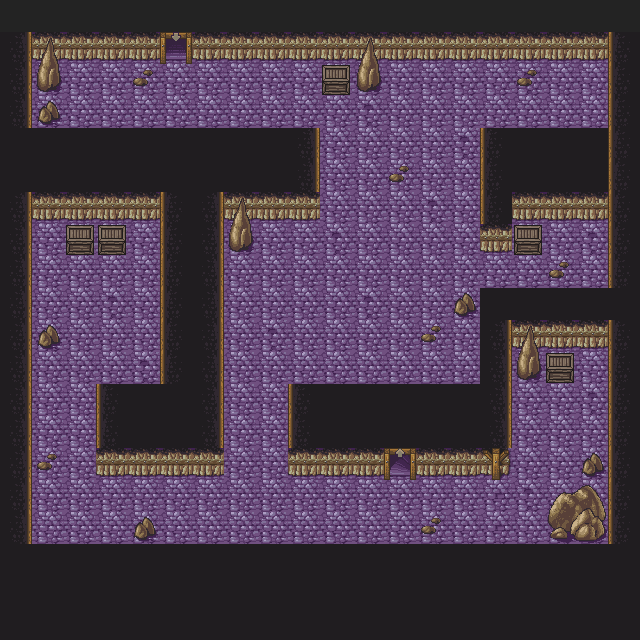

This is a level from a 2D game, rendered from its Tiled map with the project's own tilesets. A one-line summary and the complete map file follow:
An orthogonal 20x20 tile map with 32x32 px tiles, 3 tile layers (Ground, Walk Into Layer, WalkBehind), 2 tilesets.

<map version="1.0" tiledversion="1.0.1" orientation="orthogonal" renderorder="right-down" width="20" height="20" tilewidth="32" tileheight="32" nextobjectid="1">
 <tileset firstgid="1" source="LargeTileSheetTwo.tsx" />
 <tileset firstgid="901" source="LargeTileSheet.tsx" />
 <layer name="Ground" width="20" height="20">
  <data encoding="csv">
635,635,635,635,635,635,635,635,635,635,635,635,635,635,635,635,635,635,635,635,
393,572,572,572,572,751,572,572,572,572,572,572,572,572,572,572,572,572,572,392,
393,575,575,575,575,575,575,575,575,575,575,575,575,575,575,575,603,575,575,392,
393,575,575,575,575,575,575,575,575,575,575,603,575,575,575,575,575,575,575,392,
1683,0,0,0,0,0,0,0,0,0,575,575,575,575,603,0,0,0,0,392,
1683,1683,1683,1683,1683,1683,1683,1683,1683,393,575,575,575,575,575,392,1683,1683,1683,392,
393,572,572,572,572,392,393,572,572,572,575,575,575,603,575,392,572,572,572,392,
393,575,575,603,575,392,393,575,575,575,603,575,575,575,575,572,603,575,603,392,
393,575,575,575,575,392,393,575,575,575,575,575,575,575,575,575,575,575,575,392,
393,575,575,603,575,392,393,575,575,575,575,603,575,575,575,0,0,0,0,1683,
393,575,575,575,575,392,393,575,603,575,575,575,575,575,575,393,572,572,572,392,
393,575,575,575,603,392,393,575,575,575,575,575,575,575,575,393,603,575,575,392,
393,575,575,0,0,1683,393,575,575,0,0,0,0,0,0,393,575,575,603,392,
393,575,575,392,1683,1683,393,575,575,392,1683,1683,1683,1683,1683,393,575,575,575,392,
393,575,575,572,572,572,572,575,575,572,572,572,752,572,572,573,575,575,575,392,
393,575,575,575,575,575,575,575,575,575,575,575,575,575,575,602,603,575,575,392,
393,575,575,575,575,575,575,575,575,575,575,575,575,575,575,602,575,575,575,392,
635,635,635,635,635,635,635,635,635,635,635,635,635,635,635,635,635,635,635,635,
635,635,635,635,635,635,635,635,635,635,635,635,635,635,635,635,635,635,635,635,
635,635,635,635,635,635,635,635,635,635,635,635,635,635,635,635,635,635,635,635
</data>
 </layer>
 <layer name="Walk Into Layer" width="20" height="20">
  <data encoding="csv">
0,0,0,0,0,0,0,0,0,0,0,0,0,0,0,0,0,0,0,0,
0,276,0,0,0,0,0,0,0,0,0,276,0,0,0,0,0,0,0,0,
0,306,0,0,307,0,0,0,0,0,614,306,0,0,0,0,307,0,0,0,
0,277,0,0,0,0,0,0,0,0,0,0,0,0,0,0,0,0,0,0,
0,0,0,0,0,0,0,0,0,0,0,0,0,0,0,0,0,0,0,0,
0,0,0,0,0,0,0,0,0,0,0,0,307,0,0,0,0,0,0,0,
0,0,0,0,0,0,0,276,0,0,0,0,0,0,0,0,0,0,0,0,
0,0,614,614,0,0,0,306,0,0,0,0,0,0,0,0,614,0,0,0,
0,0,0,0,0,0,0,0,0,0,0,0,0,0,0,0,0,307,0,0,
0,0,0,0,0,0,0,0,0,0,0,0,0,0,277,0,0,0,0,0,
0,277,0,0,0,0,0,0,0,0,0,0,0,307,0,0,276,0,0,0,
0,0,0,0,0,0,0,0,0,0,0,0,0,0,0,0,306,614,0,0,
0,0,0,0,0,0,0,0,0,0,0,0,0,0,0,0,0,0,0,0,
0,0,0,0,0,0,0,0,0,0,0,0,0,0,0,0,0,0,0,0,
0,307,0,0,0,0,0,0,0,0,0,0,0,0,0,0,0,0,277,0,
0,0,0,0,0,0,0,0,0,0,0,0,0,0,0,0,0,0,0,0,
0,0,0,0,277,0,0,0,0,0,0,0,0,307,0,0,0,367,368,0,
1683,1683,1683,1683,1683,1683,1683,1683,1683,1683,1683,1683,1683,1683,1683,1683,1683,1683,1683,1683,
1683,1683,1683,1683,1683,1683,1683,1683,1683,1683,1683,1683,1683,1683,1683,1683,1683,1683,1683,1683,
1683,1683,1683,1683,1683,1683,1683,1683,1683,1683,1683,1683,1683,1683,1683,1683,1683,1683,1683,1683
</data>
 </layer>
 <layer name="WalkBehind" width="20" height="20">
  <data encoding="csv">
0,0,0,0,0,0,0,0,0,0,0,0,0,0,0,0,0,0,0,0,
0,0,0,0,0,0,0,0,0,0,0,0,0,0,0,0,0,0,0,0,
0,0,0,0,0,0,0,0,0,0,0,0,0,0,0,0,0,0,0,0,
0,0,0,0,0,0,0,0,0,0,0,0,0,0,0,0,0,0,0,0,
0,1683,1683,1683,1683,1683,1683,1683,1683,393,0,0,0,0,0,392,1683,1683,1683,0,
0,0,0,0,0,0,0,0,0,0,0,0,0,0,0,0,0,0,0,0,
0,0,0,0,0,0,0,0,0,0,0,0,0,0,0,0,0,0,0,0,
0,0,0,0,0,0,0,0,0,0,0,0,0,0,0,0,0,0,0,0,
0,0,0,0,0,0,0,0,0,0,0,0,0,0,0,0,0,0,0,0,
0,0,0,0,0,0,0,0,0,0,0,0,0,0,0,1683,1683,1683,1683,0,
0,0,0,0,0,0,0,0,0,0,0,0,0,0,0,0,0,0,0,0,
0,0,0,0,0,0,0,0,0,0,0,0,0,0,0,0,0,0,0,0,
0,0,0,392,1683,0,0,0,0,392,1683,1683,1683,1683,1683,0,0,0,0,0,
0,0,0,0,0,0,0,0,0,0,0,0,0,0,0,0,0,0,0,0,
0,0,0,0,0,0,0,0,0,0,0,0,0,0,0,0,0,0,0,0,
0,0,0,0,0,0,0,0,0,0,0,0,0,0,0,0,0,337,338,0,
0,0,0,0,0,0,0,0,0,0,0,0,0,0,0,0,0,0,0,0,
0,0,0,0,0,0,0,0,0,0,0,0,0,0,0,0,0,0,0,0,
0,0,0,0,0,0,0,0,0,0,0,0,0,0,0,0,0,0,0,0,
0,0,0,0,0,0,0,0,0,0,0,0,0,0,0,0,0,0,0,0
</data>
 </layer>
</map>
